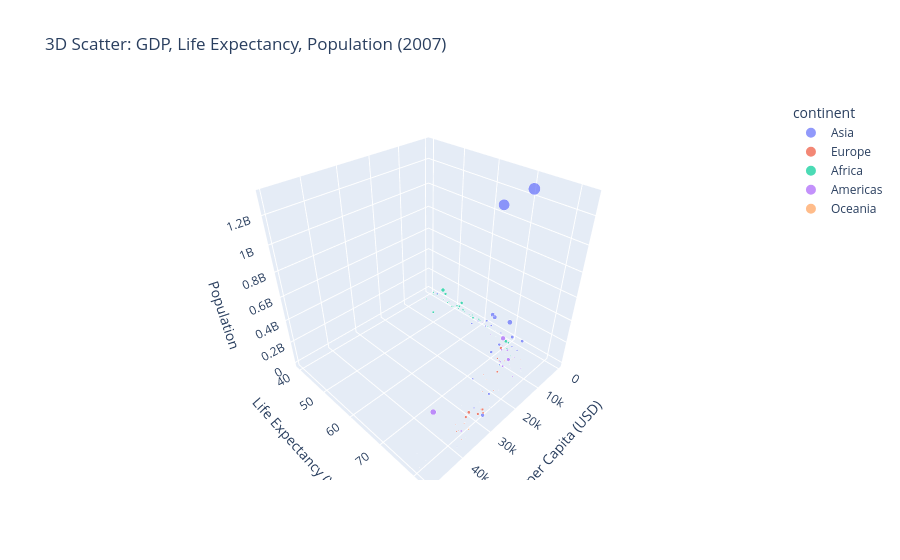

Write notebook code for a chart like this one.
### Markdown cell above
### 6. 3D Scatter Plot
    1. Plot GDP per capita (gdpPercap), life expectancy (lifeExp), and population (pop) in 2007.
    2. Use continent for color coding.
    3. Size points by population.
    4. Title: "3D Scatter: GDP, Life Expectancy, Population (2007)".
    5. Label axes appropriately.

### Code cell
data_2007_3d = data[data['year'] == 2007]

fig = px.scatter_3d(
    data_2007_3d,
    x='gdpPercap',
    y='lifeExp',
    z='pop',
    color='continent',
    size='pop',
    hover_name='country',
    title='3D Scatter: GDP, Life Expectancy, Population (2007)',
    labels={
        'gdpPercap': 'GDP per Capita (USD)',
        'lifeExp': 'Life Expectancy (Years)',
        'pop': 'Population'
    })
fig.show()

### Figure 1 — Plotly figure (JSON) as saved in the notebook; plotly's stock layout.template omitted (floating-point values rounded to 4 significant figures)
{"data": [{"hovertemplate": "<b>%{hovertext}</b><br><br>continent=Asia<br>GDP per Capita (USD)=%{x}<br>Life Expectancy (Years)=%{y}<br>Population=%{marker.size}<extra></extra>", "hovertext": ["Afghanistan", "Bahrain", "Bangladesh", "Cambodia", "China", "Hong Kong, China", "India", "Indonesia", "Iran", "Iraq", "Israel", "Japan", "Jordan", "Korea, Dem. Rep.", "Korea, Rep.", "Kuwait", "Lebanon", "Malaysia", "Mongolia", "Myanmar", "Nepal", "Oman", "Pakistan", "Philippines", "Saudi Arabia", "Singapore", "Sri Lanka", "Syria", "Taiwan", "Thailand", "Vietnam", "West Bank and Gaza", "Yemen, Rep."], "legendgroup": "Asia", "marker": {"color": "#636efa", "size": [31889923, 708573, 150448339, 14131858, 1318683096, 6980412, 1110396331, 223547000, 69453570, 27499638, 6426679, 127467972, 6053193, 23301725, 49044790, 2505559, 3921278, 24821286, 2874127, 47761980, 28901790, 3204897, 169270617, 91077287, 27601038, 4553009, 20378239, 19314747, 23174294, 65068149, 85262356, 4018332, 22211743], "sizemode": "area", "sizeref": 3297000.0, "symbol": "circle"}, "mode": "markers", "name": "Asia", "scene": "scene", "showlegend": true, "type": "scatter3d", "x": [974.6, 29800.0, 1391.0, 1714.0, 4959.0, 39720.0, 2452.0, 3541.0, 11610.0, 4471.0, 25520.0, 31660.0, 4519.0, 1593.0, 23350.0, 47310.0, 10460.0, 12450.0, 3096.0, 944.0, 1091.0, 22320.0, 2606.0, 3190.0, 21650.0, 47140.0, 3970.0, 4185.0, 28720.0, 7458.0, 2442.0, 3025.0, 2281.0], "y": [43.83, 75.64, 64.06, 59.72, 72.96, 82.21, 64.7, 70.65, 70.96, 59.55, 80.75, 82.6, 72.53, 67.3, 78.62, 77.59, 71.99, 74.24, 66.8, 62.07, 63.78, 75.64, 65.48, 71.69, 72.78, 79.97, 72.4, 74.14, 78.4, 70.62, 74.25, 73.42, 62.7], "z": [31889923, 708573, 150448339, 14131858, 1318683096, 6980412, 1110396331, 223547000, 69453570, 27499638, 6426679, 127467972, 6053193, 23301725, 49044790, 2505559, 3921278, 24821286, 2874127, 47761980, 28901790, 3204897, 169270617, 91077287, 27601038, 4553009, 20378239, 19314747, 23174294, 65068149, 85262356, 4018332, 22211743]}, {"hovertemplate": "<b>%{hovertext}</b><br><br>continent=Europe<br>GDP per Capita (USD)=%{x}<br>Life Expectancy (Years)=%{y}<br>Population=%{marker.size}<extra></extra>", "hovertext": ["Albania", "Austria", "Belgium", "Bosnia and Herzegovina", "Bulgaria", "Croatia", "Czech Republic", "Denmark", "Finland", "France", "Germany", "Greece", "Hungary", "Iceland", "Ireland", "Italy", "Montenegro", "Netherlands", "Norway", "Poland", "Portugal", "Romania", "Serbia", "Slovak Republic", "Slovenia", "Spain", "Sweden", "Switzerland", "Turkey", "United Kingdom"], "legendgroup": "Europe", "marker": {"color": "#EF553B", "size": [3600523, 8199783, 10392226, 4552198, 7322858, 4493312, 10228744, 5468120, 5238460, 61083916, 82400996, 10706290, 9956108, 301931, 4109086, 58147733, 684736, 16570613, 4627926, 38518241, 10642836, 22276056, 10150265, 5447502, 2009245, 40448191, 9031088, 7554661, 71158647, 60776238], "sizemode": "area", "sizeref": 3297000.0, "symbol": "circle"}, "mode": "markers", "name": "Europe", "scene": "scene", "showlegend": true, "type": "scatter3d", "x": [5937.0, 36130.0, 33690.0, 7446.0, 10680.0, 14620.0, 22830.0, 35280.0, 33210.0, 30470.0, 32170.0, 27540.0, 18010.0, 36180.0, 40680.0, 28570.0, 9254.0, 36800.0, 49360.0, 15390.0, 20510.0, 10810.0, 9787.0, 18680.0, 25770.0, 28820.0, 33860.0, 37510.0, 8458.0, 33200.0], "y": [76.42, 79.83, 79.44, 74.85, 73.0, 75.75, 76.49, 78.33, 79.31, 80.66, 79.41, 79.48, 73.34, 81.76, 78.89, 80.55, 74.54, 79.76, 80.2, 75.56, 78.1, 72.48, 74.0, 74.66, 77.93, 80.94, 80.88, 81.7, 71.78, 79.42], "z": [3600523, 8199783, 10392226, 4552198, 7322858, 4493312, 10228744, 5468120, 5238460, 61083916, 82400996, 10706290, 9956108, 301931, 4109086, 58147733, 684736, 16570613, 4627926, 38518241, 10642836, 22276056, 10150265, 5447502, 2009245, 40448191, 9031088, 7554661, 71158647, 60776238]}, {"hovertemplate": "<b>%{hovertext}</b><br><br>continent=Africa<br>GDP per Capita (USD)=%{x}<br>Life Expectancy (Years)=%{y}<br>Population=%{marker.size}<extra></extra>", "hovertext": ["Algeria", "Angola", "Benin", "Botswana", "Burkina Faso", "Burundi", "Cameroon", "Central African Republic", "Chad", "Comoros", "Congo, Dem. Rep.", "Congo, Rep.", "Cote d'Ivoire", "Djibouti", "Egypt", "Equatorial Guinea", "Eritrea", "Ethiopia", "Gabon", "Gambia", "Ghana", "Guinea", "Guinea-Bissau", "Kenya", "Lesotho", "Liberia", "Libya", "Madagascar", "Malawi", "Mali", "Mauritania", "Mauritius", "Morocco", "Mozambique", "Namibia", "Niger", "Nigeria", "Reunion", "Rwanda", "Sao Tome and Principe", "Senegal", "Sierra Leone", "Somalia", "South Africa", "Sudan", "Swaziland", "Tanzania", "Togo", "Tunisia", "Uganda", "Zambia", "Zimbabwe"], "legendgroup": "Africa", "marker": {"color": "#00cc96", "size": [33333216, 12420476, 8078314, 1639131, 14326203, 8390505, 17696293, 4369038, 10238807, 710960, 64606759, 3800610, 18013409, 496374, 80264543, 551201, 4906585, 76511887, 1454867, 1688359, 22873338, 9947814, 1472041, 35610177, 2012649, 3193942, 6036914, 19167654, 13327079, 12031795, 3270065, 1250882, 33757175, 19951656, 2055080, 12894865, 135031164, 798094, 8860588, 199579, 12267493, 6144562, 9118773, 43997828, 42292929, 1133066, 38139640, 5701579, 10276158, 29170398, 11746035, 12311143], "sizemode": "area", "sizeref": 3297000.0, "symbol": "circle"}, "mode": "markers", "name": "Africa", "scene": "scene", "showlegend": true, "type": "scatter3d", "x": [6223.0, 4797.0, 1441.0, 12570.0, 1217.0, 430.1, 2042.0, 706.0, 1704.0, 986.1, 277.6, 3633.0, 1545.0, 2082.0, 5581.0, 12150.0, 641.4, 690.8, 13210.0, 752.7, 1328.0, 942.7, 579.2, 1463.0, 1569.0, 414.5, 12060.0, 1045.0, 759.3, 1043.0, 1803.0, 10960.0, 3820.0, 823.7, 4811.0, 619.7, 2014.0, 7670.0, 863.1, 1598.0, 1712.0, 862.5, 926.1, 9270.0, 2602.0, 4513.0, 1107.0, 883.0, 7093.0, 1056.0, 1271.0, 469.7], "y": [72.3, 42.73, 56.73, 50.73, 52.3, 49.58, 50.43, 44.74, 50.65, 65.15, 46.46, 55.32, 48.33, 54.79, 71.34, 51.58, 58.04, 52.95, 56.73, 59.45, 60.02, 56.01, 46.39, 54.11, 42.59, 45.68, 73.95, 59.44, 48.3, 54.47, 64.16, 72.8, 71.16, 42.08, 52.91, 56.87, 46.86, 76.44, 46.24, 65.53, 63.06, 42.57, 48.16, 49.34, 58.56, 39.61, 52.52, 58.42, 73.92, 51.54, 42.38, 43.49], "z": [33333216, 12420476, 8078314, 1639131, 14326203, 8390505, 17696293, 4369038, 10238807, 710960, 64606759, 3800610, 18013409, 496374, 80264543, 551201, 4906585, 76511887, 1454867, 1688359, 22873338, 9947814, 1472041, 35610177, 2012649, 3193942, 6036914, 19167654, 13327079, 12031795, 3270065, 1250882, 33757175, 19951656, 2055080, 12894865, 135031164, 798094, 8860588, 199579, 12267493, 6144562, 9118773, 43997828, 42292929, 1133066, 38139640, 5701579, 10276158, 29170398, 11746035, 12311143]}, {"hovertemplate": "<b>%{hovertext}</b><br><br>continent=Americas<br>GDP per Capita (USD)=%{x}<br>Life Expectancy (Years)=%{y}<br>Population=%{marker.size}<extra></extra>", "hovertext": ["Argentina", "Bolivia", "Brazil", "Canada", "Chile", "Colombia", "Costa Rica", "Cuba", "Dominican Republic", "Ecuador", "El Salvador", "Guatemala", "Haiti", "Honduras", "Jamaica", "Mexico", "Nicaragua", "Panama", "Paraguay", "Peru", "Puerto Rico", "Trinidad and Tobago", "United States", "Uruguay", "Venezuela"], "legendgroup": "Americas", "marker": {"color": "#ab63fa", "size": [40301927, 9119152, 190010647, 33390141, 16284741, 44227550, 4133884, 11416987, 9319622, 13755680, 6939688, 12572928, 8502814, 7483763, 2780132, 108700891, 5675356, 3242173, 6667147, 28674757, 3942491, 1056608, 301139947, 3447496, 26084662], "sizemode": "area", "sizeref": 3297000.0, "symbol": "circle"}, "mode": "markers", "name": "Americas", "scene": "scene", "showlegend": true, "type": "scatter3d", "x": [12780.0, 3822.0, 9066.0, 36320.0, 13170.0, 7007.0, 9645.0, 8948.0, 6025.0, 6873.0, 5728.0, 5186.0, 1202.0, 3548.0, 7321.0, 11980.0, 2749.0, 9809.0, 4173.0, 7409.0, 19330.0, 18010.0, 42950.0, 10610.0, 11420.0], "y": [75.32, 65.55, 72.39, 80.65, 78.55, 72.89, 78.78, 78.27, 72.23, 74.99, 71.88, 70.26, 60.92, 70.2, 72.57, 76.19, 72.9, 75.54, 71.75, 71.42, 78.75, 69.82, 78.24, 76.38, 73.75], "z": [40301927, 9119152, 190010647, 33390141, 16284741, 44227550, 4133884, 11416987, 9319622, 13755680, 6939688, 12572928, 8502814, 7483763, 2780132, 108700891, 5675356, 3242173, 6667147, 28674757, 3942491, 1056608, 301139947, 3447496, 26084662]}, {"hovertemplate": "<b>%{hovertext}</b><br><br>continent=Oceania<br>GDP per Capita (USD)=%{x}<br>Life Expectancy (Years)=%{y}<br>Population=%{marker.size}<extra></extra>", "hovertext": ["Australia", "New Zealand"], "legendgroup": "Oceania", "marker": {"color": "#FFA15A", "size": [20434176, 4115771], "sizemode": "area", "sizeref": 3297000.0, "symbol": "circle"}, "mode": "markers", "name": "Oceania", "scene": "scene", "showlegend": true, "type": "scatter3d", "x": [34440.0, 25190.0], "y": [81.23, 80.2], "z": [20434176, 4115771]}], "layout": {"legend": {"itemsizing": "constant", "title": {"text": "continent"}, "tracegroupgap": 0}, "scene": {"domain": {"x": [0, 1], "y": [0, 1]}, "xaxis": {"title": {"text": "GDP per Capita (USD)"}}, "yaxis": {"title": {"text": "Life Expectancy (Years)"}}, "zaxis": {"title": {"text": "Population"}}}, "title": {"text": "3D Scatter: GDP, Life Expectancy, Population (2007)"}}}
